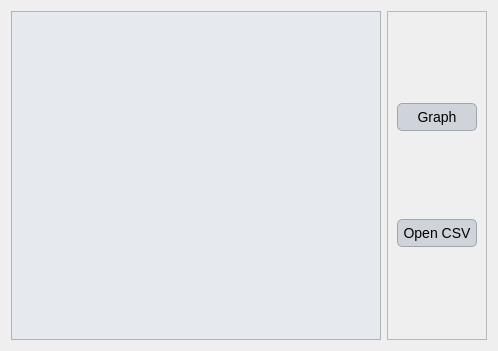
<?xml version="1.0" encoding="UTF-8"?>
<ui version="4.0">
 <class>Dialog</class>
 <widget class="QDialog" name="Dialog">
  <property name="geometry">
   <rect>
    <x>0</x>
    <y>0</y>
    <width>498</width>
    <height>351</height>
   </rect>
  </property>
  <property name="windowTitle">
   <string>Dialog</string>
  </property>
  <property name="styleSheet">
   <string notr="true">QLabel {
    font-family: 'Georgia'; /* Cambiar la fuente a Georgia */
    font-size: 16px; /* Cambiar el tamaño de la fuente */
    color: #000000; /* Color del texto (blanco) */
}

QLineEdit {
    font-family: 'Georgia'; /* Cambiar la fuente a Georgia */
    font-size: 14px; /* Cambiar el tamaño de la fuente */
    color: #000000; /* Color del texto (blanco) */
    background-color: #f0f0f0; /* Color de fondo del QLineEdit */
    border: 1px solid #000000; /* Borde blanco */
}

QComboBox {
    font-family: 'Georgia'; /* Cambiar la fuente a Georgia */
    font-size: 14px; /* Cambiar el tamaño de la fuente */
    color: #000000; /* Color del texto (blanco) */
    background-color: #cfd4da; /* Fondo oscuro del ComboBox */
}

QRadioButton {
    font-family: 'Georgia'; /* Cambiar la fuente a Georgia */
    font-size: 14px; /* Cambiar el tamaño de la fuente */
    color: #000000; /* Color del texto (blanco) */
}

QCheckBox {
    font-family: 'Georgia'; /* Cambiar la fuente a Georgia */
    font-size: 14px; /* Cambiar el tamaño de la fuente */
    color: #000000; /* Color del texto (blanco) */
}

/* Cambiar la fuente y estilo de los QPushButton */
QPushButton {
    font-family: 'Georgia'; /* Cambiar la fuente */
    font-size: 14px; /* Cambiar el tamaño de la fuente */
    color: #000000; /* Color del texto negro */
    background-color: #cfd4da; /* Fondo gris claro */
    border: 1px solid #a1a6ad; /* Borde gris medio */
    border-radius: 5px; /* Bordes redondeados */
    padding: 5px; /* Espaciado interno */
}

/* Estilo cuando el ratón pasa sobre el botón */
QPushButton:hover {
    color: #000000; /* Mantener el texto negro */
    background-color: #b7bcc3; /* Fondo gris un poco más oscuro al pasar el mouse */
}

/* Estilo cuando el botón está presionado */
QPushButton:pressed {
    background-color: #a6acb3; /* Fondo ligeramente más oscuro al presionar */
    color: #000000; /* Mantener el texto negro cuando se presiona */
}



/* Estilo general para QTableWidget y QTableView */
QTableWidget, QTableView {
    font-family: 'Georgia'; /* Cambiar la fuente a Georgia */
    font-size: 14px; /* Tamaño de la fuente */
    color: #000000; /* Color del texto negro */
    background-color: #e6e9ed; /* Fondo gris claro para la tabla */
    gridline-color: #a1a6ad; /* Color de las líneas de la tabla (gris medio) */
    selection-background-color: #b7bcc3; /* Color de fondo cuando se selecciona una celda (gris suave) */
    selection-color: #000000; /* Color del texto cuando la celda está seleccionada (negro) */
}

/* Estilo para el encabezado horizontal de la tabla */
QHeaderView::section {
    font-family: 'Georgia'; /* Cambiar la fuente a Georgia */
    font-size: 14px; /* Tamaño de la fuente */
    color: #000000; /* Color del texto negro */
    background-color: #cfd4da; /* Fondo gris claro del encabezado */
    border: 1px solid #a1a6ad; /* Borde gris medio entre las secciones */
    padding: 4px; /* Espaciado interno en el encabezado */
}

/* Estilo para las celdas de la tabla al pasar el mouse */
QTableWidget::item:hover, QTableView::item:hover {
    background-color: #b7bcc3; /* Fondo gris suave al pasar el mouse */
    color: #000000; /* Mantener el texto negro */
}

/* Estilo para las celdas cuando están seleccionadas */
QTableWidget::item:selected, QTableView::item:selected {
    background-color: #a6acb3; /* Fondo gris intermedio cuando está seleccionado */
    color: #000000; /* Texto negro cuando está seleccionado */
}

/* Ajustar el tamaño de las celdas */
QTableWidget::item, QTableView::item {
    padding: 4px; /* Espaciado interno de las celdas */
}

/* Estilo para el borde inferior de la tabla */
QTableCornerButton::section {
    background-color: #cfd4da; /* Fondo del botón de esquina */
    border: 1px solid #a1a6ad; /* Borde gris medio del botón de esquina */
}</string>
  </property>
  <layout class="QGridLayout" name="gridLayout_2">
   <item row="0" column="0">
    <widget class="QTableWidget" name="tableWidget"/>
   </item>
   <item row="0" column="1">
    <widget class="QFrame" name="frame">
     <property name="frameShape">
      <enum>QFrame::StyledPanel</enum>
     </property>
     <property name="frameShadow">
      <enum>QFrame::Raised</enum>
     </property>
     <layout class="QGridLayout" name="gridLayout">
      <item row="0" column="0">
       <widget class="QPushButton" name="graph">
        <property name="text">
         <string>Graph</string>
        </property>
       </widget>
      </item>
      <item row="1" column="0">
       <widget class="QPushButton" name="opencsv">
        <property name="text">
         <string>Open CSV</string>
        </property>
       </widget>
      </item>
     </layout>
    </widget>
   </item>
  </layout>
 </widget>
 <resources/>
 <connections/>
</ui>
